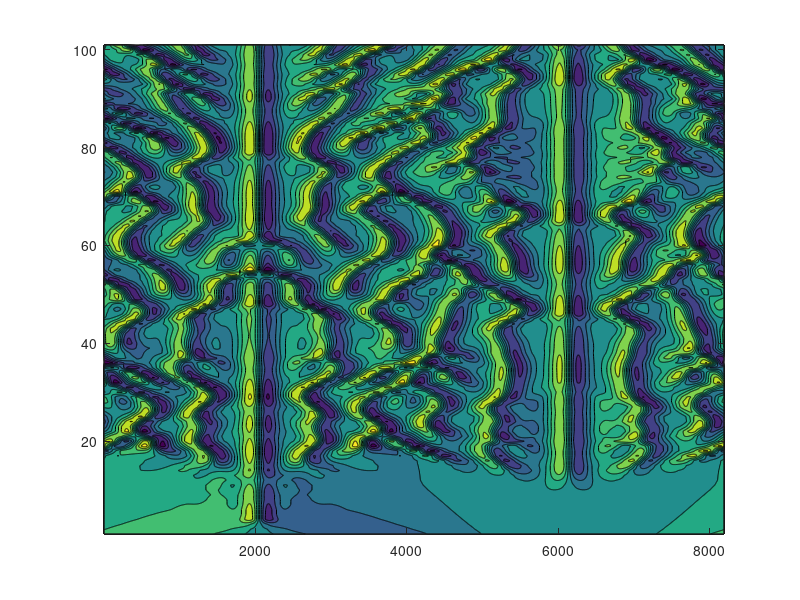

MATLAB code to generate this figure:
% kursiv.m - solution of Kuramoto-Sivashinsky equation by ETDRK4 scheme
%
% u_t = -u*u_x - u_xx - u_xxxx, periodic BCs on [0,32*pi]
% computation is based on v = fft(u), so linear term is diagonal
% compare p27.m in Trefethen, "Spectral Methods in MATLAB", SIAM 2000
% AK Kassam and LN Trefethen, July 2002

% Spatial grid and initial condition:
N = 128*64;
x = 32*pi*(1:N)'/N;
u = cos(x/16).*(1+sin(x/16));
v = fft(u);

% Precompute various ETDRK4 scalar quantities:
h = 1/4; % time step
k = [0:N/2-1 0 -N/2+1:-1]'/16; % wave numbers
L = k.^2 - k.^4; % Fourier multipliers
E = exp(h*L); E2 = exp(h*L/2);
M = 16; % no. of points for complex means
r = exp(1i*pi*((1:M)-.5)/M); % roots of unity
LR = h*L(:,ones(M,1)) + r(ones(N,1),:);
Q = h*real(mean( (exp(LR/2)-1)./LR ,2));
f1 = h*real(mean( (-4-LR+exp(LR).*(4-3*LR+LR.^2))./LR.^3 ,2));
f2 = h*real(mean( (2+LR+exp(LR).*(-2+LR))./LR.^3 ,2));
f3 = h*real(mean( (-4-3*LR-LR.^2+exp(LR).*(4-LR))./LR.^3 ,2));

% Main time-stepping loop:
uu = u; tt = 0;
tmax = 300; nmax = round(tmax/h); nplt = floor((tmax/100)/h);
g = -0.5i*k;
for n = 1:nmax
    t = n*h;
    Nv = g.*fft(real(ifft(v)).^2);
    a = E2.*v + Q.*Nv;
    Na = g.*fft(real(ifft(a)).^2);
    b = E2.*v + Q.*Na;
    Nb = g.*fft(real(ifft(b)).^2);
    c = E2.*a + Q.*(2*Nb-Nv);
    Nc = g.*fft(real(ifft(c)).^2);
    v = E.*v + Nv.*f1 + 2*(Na+Nb).*f2 + Nc.*f3;
    if mod(n,nplt)==0
        u = real(ifft(v));
        uu = [uu,u]; tt = [tt,t];
    end
end

% Plot results:
figure()
% surf(tt,x,uu), shading interp, lighting phong, axis tight
% view([-90 90]), colormap(autumn); set(gca,'zlim',[-5 50])
% light('color',[1 1 0],'position',[-1,2,2])
% material([0.30 0.60 0.60 40.00 1.00]);
%mesh(uu')
% max(max(uu))
% min(min(uu))
contourf(uu')